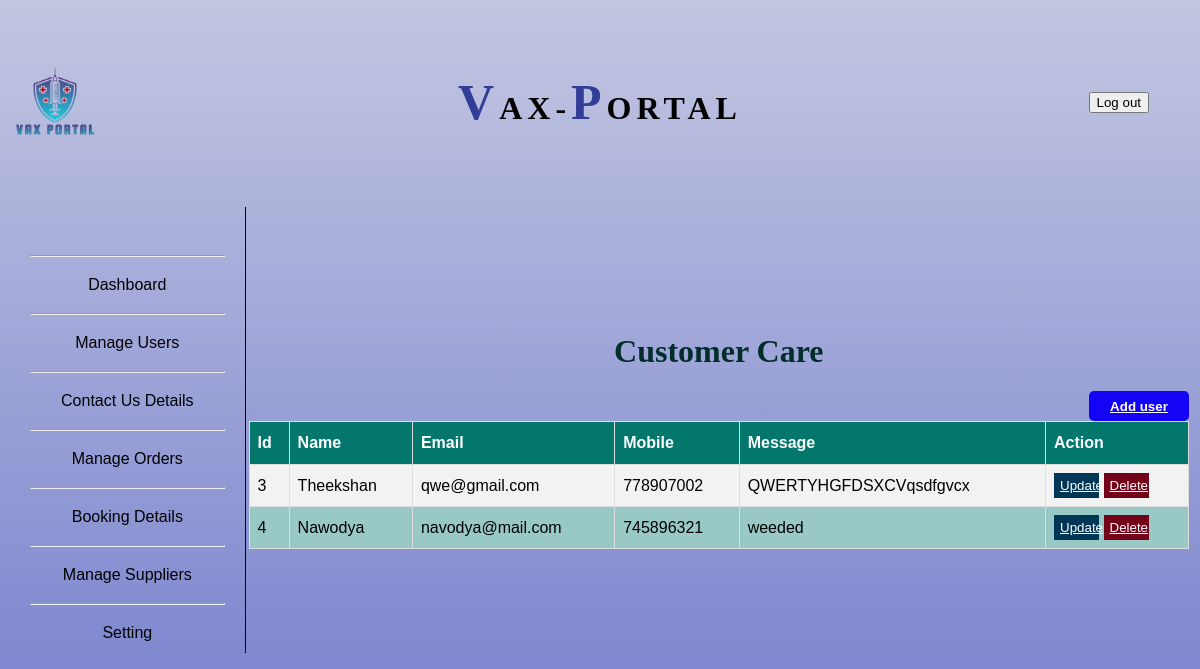
The app's page /Admin/contactus/CUdisplay.php with its own data.
### tables this page shows
CREATE TABLE `contact` (
  `id` int(11) NOT NULL,
  `name` varchar(50) NOT NULL,
  `email` varchar(50) NOT NULL,
  `mobile` int(11) NOT NULL,
  `message` varchar(100) NOT NULL
);

### Admin/contactus/CUdisplay.php (the view, shortened to what this page needs)
<?php
include '../../DB_Connection.php';
?>
<!DOCTYPE html>
<html>
<head>
    <link rel="stylesheet" href="./CUdisplay.css">
    <link rel="stylesheet" href="../style.css">
</head>
<body style="overflow-X:hidden;height:auto;min-height:100vh;">
    <div id="header">
        <table style="width: 100%;">
            <tr>
                <td style="width: 25%">
                    <img src="../images/allPages/logo.png" alt="campanyLogo" width="30%">
                </td>
                <td>
                    <h1><span>V</span>AX-<span>P</span>ORTAL</h1>
                </td>
                <td style="width: 25%;">
                    <button style="float: right;margin-right:40px;">Log out</button>
                </td>
            </tr>
        </table>
    </div>
    <div>
        <table style="width: 100%;">
            <tr>
                <?php require_once "../adminNavbar.php"; ?>
                <td id="dataDisplay">
                    <div>
                        <div class="displayArea">
                            <center>
                                <h1 id="top">Customer Care</h1>
                            </center>
                            <button id="add"><a href="../../contact/contactUs.php" style="color: #ffffff;">Add user</a></button>
                            <table id="customers"  style="width: 100%;">
                                <tr>
                                    <th>Id</th>
                                    <th>Name</th>
                                    <th>Email</th>
                                    <th>Mobile</th>
                                    <th>Message</th>
                                    <th>Action</th>
                                </tr>
                                <?php
                                $sql = "SELECT id, name, email, mobile, message FROM contact";
                                $result = mysqli_query($conn, $sql);
                                if ($result) {
                                    while ($row = mysqli_fetch_assoc($result)) {
                                        $id = $row['id'];
                                        $name = $row['name'];
                                        $email = $row['email'];
                                        $mobile = $row['mobile'];
                                        $message = $row['message'];
                                        echo '
                            <tr>
                                <td>' . $id . '</td>
                                <td>' . $name . '</td>
                                <td>' . $email . '</td>
                                <td>' . $mobile . '</td>
                                <td>' . $message . '</td>
                                <td>
                                    <button id="upd" >
                                        <a href="update.php? updateid=' . $id . '" style="color: #ffffff;">Update</a>
                                    </button>
                                    <button id="del" onclick="displaydelete()">
                                        <a href="delete.php? deleteid=' . $id . '" style="color: #ffffff;">Delete</a>
                                    </button>
                                </td>
                            </tr>';
                                    }
                                } else {
                                    echo '<tr><td colspan="6">No records found.</td></tr>';
                                }
                                ?>
                            </table>
                        </div>
                    </div>
                </td>
            </tr>
        </table>
    </div>
</body>
</html>

### Admin/contactus/CUdisplay.css (style rules this page uses)
#top { color: #012e2a; font-weight: bolder; }
#add { color: white; background-color: rgb(20, 4, 245); font-weight: bold; border: none; border-radius: 5px; width: 100px; height: 30px; float: right; }
table { margin-top: 50px; }
#customers { font-family: Arial, Helvetica, sans-serif; border-collapse: collapse; width: 100%; background-color: #99c9c5; }
#customers td, #customers th { border: 1px solid #ddd; padding: 8px; }
#customers tr:nth-child(even) { background-color: #f2f2f2; }
#customers th { padding-top: 12px; padding-bottom: 12px; text-align: left; background-color: #04776d; color: white; }
#upd { background-color: #003757; height: 25px; width: 45px; border: none; }
#del { background-color: rgb(116, 3, 25); height: 25px; width: 45px; border: none; }

### Admin/style.css (style rules this page uses)
body { height: auto; }
#header h1>span { color: #313d97; font-size: 50px; }
#header h1 { margin-top: 20px; text-align: center; font-family: 'Times New Roman', Times, serif; letter-spacing: 5px; font-weight: bold; }

### Admin/adminNavbar.php (style rules this page uses)
button { cursor: pointer; }
body { background: linear-gradient(0deg, rgb(107, 118, 203) 0%, rgba(195, 198, 225, 1) 100%); height: 100vh; }

### records on screen
contact: id "3", name "Theekshan", email "qwe@gmail.com", mobile "778907002", message "QWERTYHGFDSXCVqsdfgvcx"
contact: id "4", name "Nawodya", email "navodya@mail.com", mobile "745896321", message "weeded"
